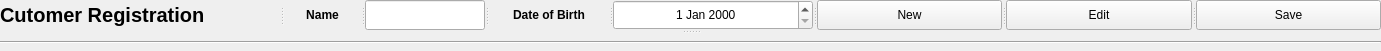
   <widget class="QSplitter" name="splitter_21">
    <property name="geometry">
     <rect>
      <x>10</x>
      <y>10</y>
      <width>1381</width>
      <height>51</height>
     </rect>
    </property>
    <property name="orientation">
     <enum>Qt::Vertical</enum>
    </property>
    <widget class="QSplitter" name="splitter_13">
     <property name="minimumSize">
      <size>
       <width>0</width>
       <height>30</height>
      </size>
     </property>
     <property name="orientation">
      <enum>Qt::Horizontal</enum>
     </property>
     <widget class="QLabel" name="title">
      <property name="minimumSize">
       <size>
        <width>280</width>
        <height>0</height>
       </size>
      </property>
      <property name="maximumSize">
       <size>
        <width>280</width>
        <height>16777215</height>
       </size>
      </property>
      <property name="font">
       <font>
        <pointsize>15</pointsize>
        <weight>75</weight>
        <bold>true</bold>
       </font>
      </property>
      <property name="text">
       <string>Cutomer Registration</string>
      </property>
      <property name="alignment">
       <set>Qt::AlignLeading|Qt::AlignLeft|Qt::AlignVCenter</set>
      </property>
     </widget>
     <widget class="QLabel" name="customerName_8">
      <property name="maximumSize">
       <size>
        <width>80</width>
        <height>16777215</height>
       </size>
      </property>
      <property name="font">
       <font>
        <pointsize>9</pointsize>
        <weight>75</weight>
        <bold>true</bold>
       </font>
      </property>
      <property name="mouseTracking">
       <bool>true</bool>
      </property>
      <property name="text">
       <string>Name</string>
      </property>
      <property name="alignment">
       <set>Qt::AlignCenter</set>
      </property>
     </widget>
     <widget class="QLineEdit" name="searchName">
      <property name="minimumSize">
       <size>
        <width>120</width>
        <height>0</height>
       </size>
      </property>
      <property name="maximumSize">
       <size>
        <width>120</width>
        <height>16777215</height>
       </size>
      </property>
     </widget>
     <widget class="QLabel" name="customerBD_3">
      <property name="minimumSize">
       <size>
        <width>120</width>
        <height>0</height>
       </size>
      </property>
      <property name="maximumSize">
       <size>
        <width>120</width>
        <height>16777215</height>
       </size>
      </property>
      <property name="font">
       <font>
        <pointsize>9</pointsize>
        <weight>75</weight>
        <bold>true</bold>
       </font>
      </property>
      <property name="mouseTracking">
       <bool>true</bool>
      </property>
      <property name="text">
       <string>Date of Birth</string>
      </property>
      <property name="alignment">
       <set>Qt::AlignCenter</set>
      </property>
     </widget>
     <widget class="QDateEdit" name="searchDateOfBirth">
      <property name="minimumSize">
       <size>
        <width>200</width>
        <height>0</height>
       </size>
      </property>
      <property name="maximumSize">
       <size>
        <width>200</width>
        <height>16777215</height>
       </size>
      </property>
      <property name="mouseTracking">
       <bool>false</bool>
      </property>
      <property name="focusPolicy">
       <enum>Qt::TabFocus</enum>
      </property>
      <property name="autoFillBackground">
       <bool>false</bool>
      </property>
      <property name="frame">
       <bool>true</bool>
      </property>
      <property name="alignment">
       <set>Qt::AlignCenter</set>
      </property>
      <property name="buttonSymbols">
       <enum>QAbstractSpinBox::UpDownArrows</enum>
      </property>
      <property name="accelerated">
       <bool>false</bool>
      </property>
      <property name="correctionMode">
       <enum>QAbstractSpinBox::CorrectToPreviousValue</enum>
      </property>
      <property name="calendarPopup">
       <bool>false</bool>
      </property>
      <property name="date">
       <date>
        <year>2000</year>
        <month>1</month>
        <day>1</day>
       </date>
      </property>
     </widget>
     <widget class="QPushButton" name="newButton">
      <property name="text">
       <string>New</string>
      </property>
     </widget>
     <widget class="QPushButton" name="editButton">
      <property name="text">
       <string>Edit</string>
      </property>
     </widget>
     <widget class="QPushButton" name="saveButton">
      <property name="text">
       <string>Save</string>
      </property>
     </widget>
    </widget>
    <widget class="Line" name="line">
     <property name="orientation">
      <enum>Qt::Horizontal</enum>
     </property>
    </widget>
   </widget>
